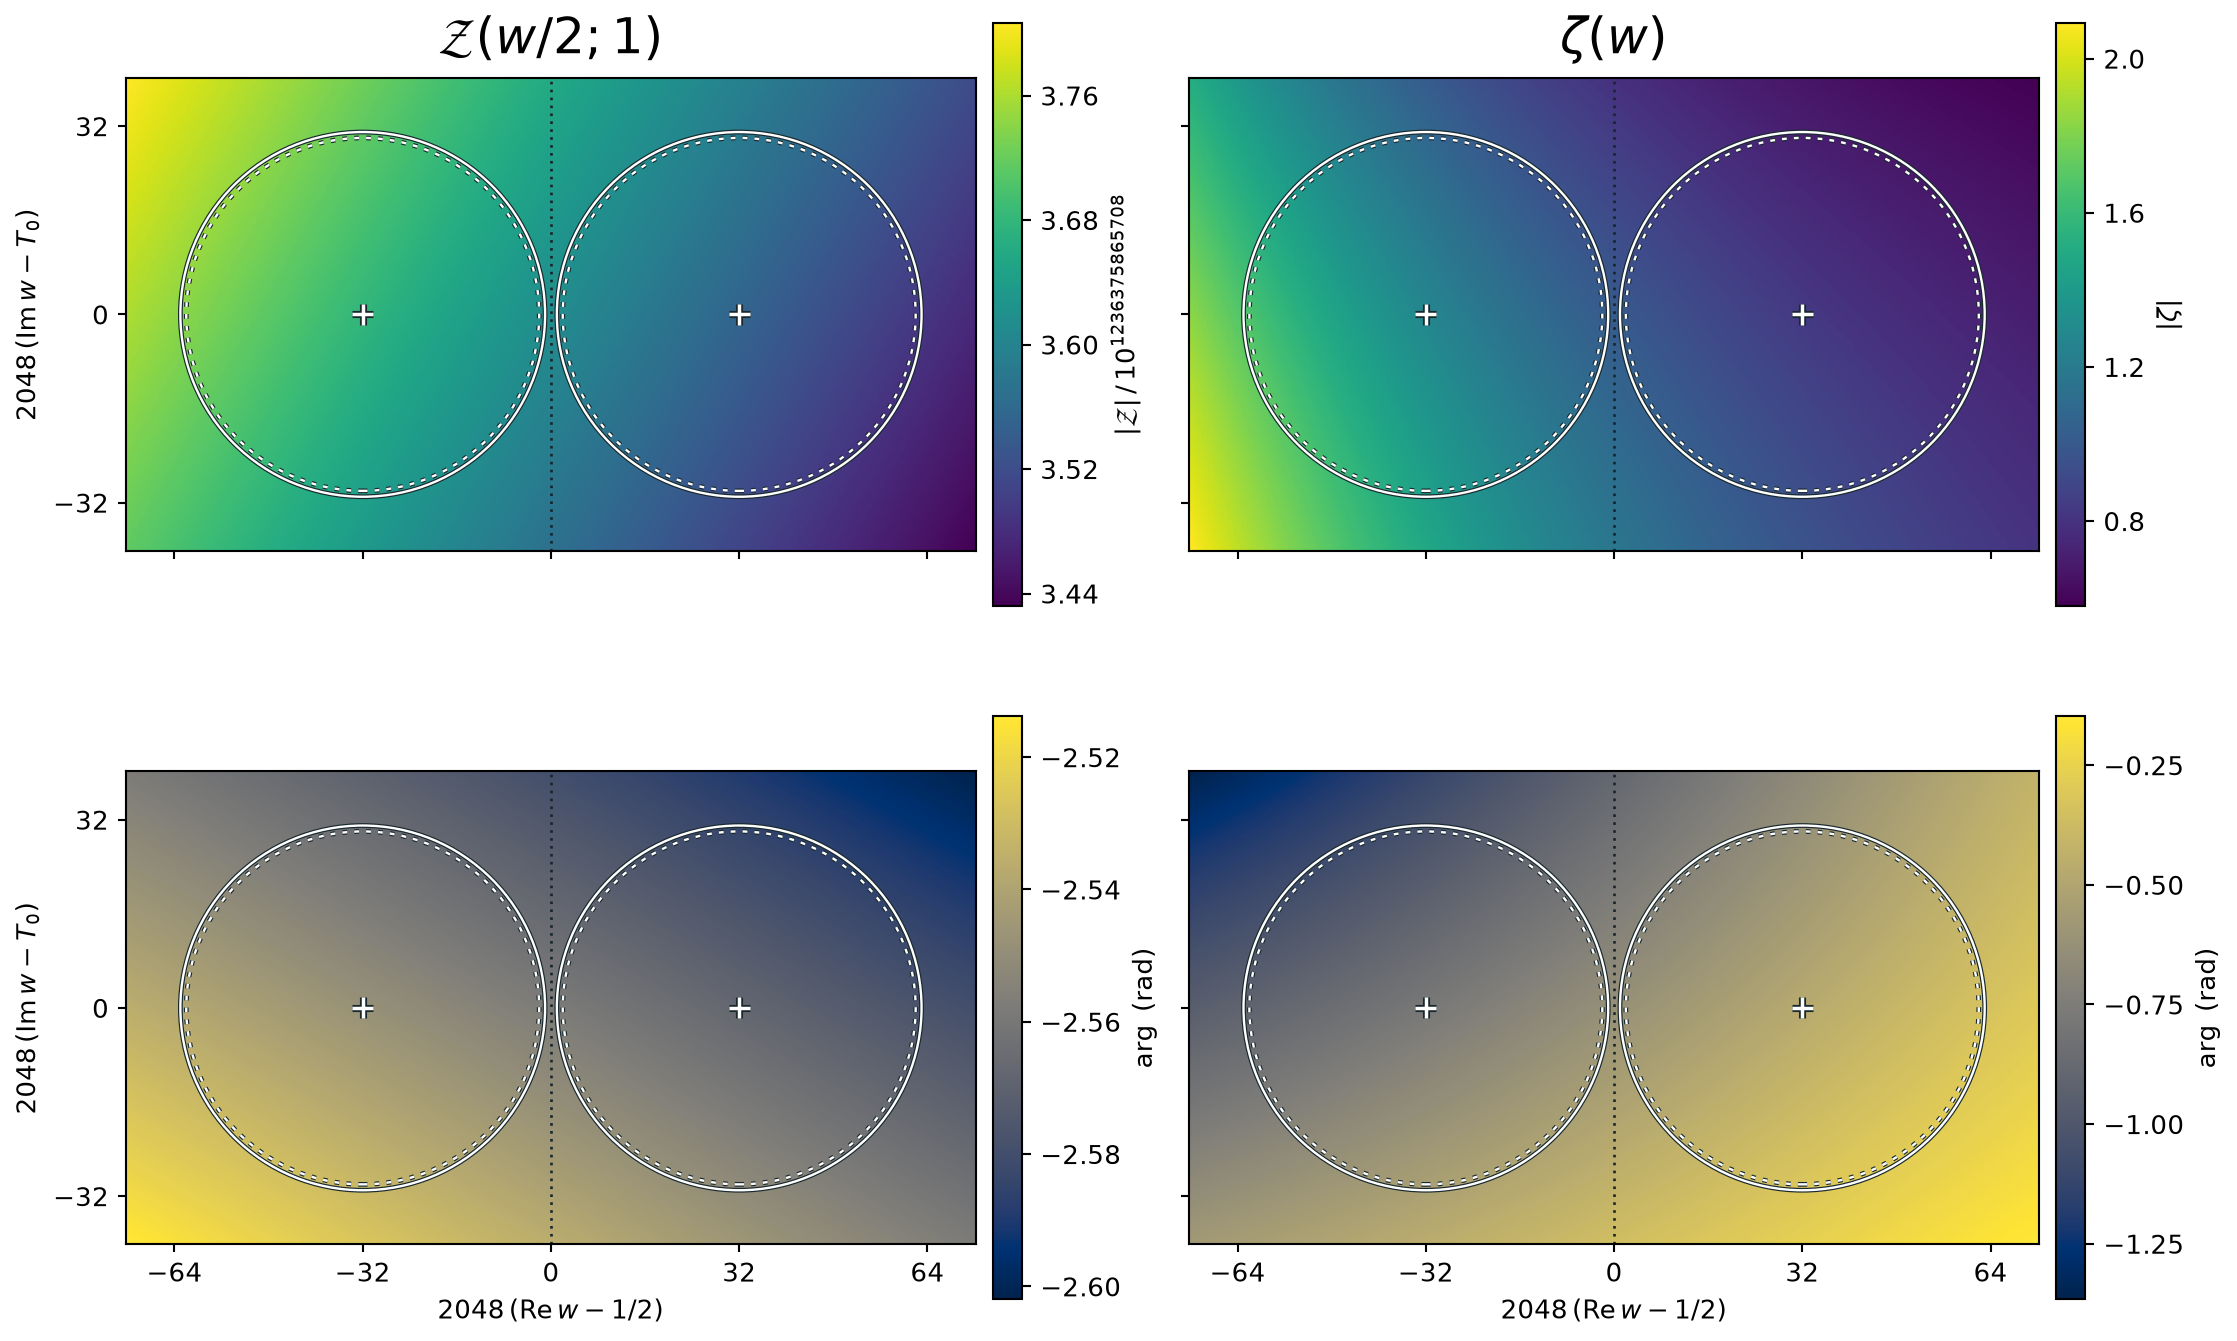

Reproduce this figure in Python.
"""Map Z(w/2;1) and ordinary zeta(w) over the same two Dottie measuring disks.

Run with Python 3, python-flint 0.9.0, NumPy, and Matplotlib. This calculation
uses the root enclosure from reflected-modulus-contrast.py. The numerical data
for ordinary zeta come from FLINT's zeta evaluator at the actual height.
"""
from importlib import import_module
import json
from pathlib import Path

from flint import acb, arb, ctx, fmpq
import numpy as np


N = 64
SCALE = 2048
XMAX, YMAX = 72, 40                 # ticks are in 1/2048 input-plane units
OUT = Path(__file__).resolve().parent


def cauchy_interpolant(w0):
    sample_radius, majorant_radius, extent = arb(1)/10, arb(3)/10, arb(1)/20
    assert acb(arb(XMAX)/SCALE, arb(YMAX)/SCALE).abs_upper() < extent
    # On |w-w0|=3/10, Re w >= 1/5. The floor-integral identity bounds
    # |zeta(w)| <= |w/(w-1)|+|w|/Re(w). The same inequality holds inside.
    assert w0.real == arb(1)/2 and fmpq(1,2)-fmpq(3,10) == fmpq(1,5)
    assert w0.imag - majorant_radius > 1
    z_bound = arb(2) + 5*(w0.abs_upper() + majorant_radius)
    assert z_bound < 3 * 10**13
    unit_roots = [acb(0, 2*arb.pi()*k/N).exp() for k in range(N)]
    samples = [(w0 + sample_radius * root).zeta() for root in unit_roots]
    # Coefficients multiply ((w-w0)/sample_radius)^j. Positive Fourier
    # aliases at j+N,j+2N,... are explicitly included in the uniform error.
    coeff = [sum((samples[k] * unit_roots[(-k*j) % N] for k in range(N)), acb(0))/N
             for j in range(N)]
    x = extent / majorant_radius
    q = sample_radius / majorant_radius
    error = z_bound / (1-x) * (x**N + q**N/(1-q**N))
    assert error < arb("1e-16")
    eps = arb(0, error.upper())
    def evaluate(offset):
        point = offset / sample_radius
        p = acb(0)
        for c in reversed(coeff):
            p = p * point + c
        return p + acb(eps, eps)
    return evaluate, coeff, error


def calculate():
    ctx.prec = 288
    ratio = fmpq(4749479070945369, 10**23)/fmpq(509892982511772, 10**15)
    td = arb.pi() / (80*arb(ratio**2).log1p())
    w0 = acb(arb(1)/2, td-arb(1)/512)
    root = import_module("reflected-modulus-contrast").first_root()
    logu = root.log()
    # Each displayed w lies within the scope of band_absolute_error at s=w/2.
    height = (w0.imag + arb(0, arb(YMAX)/SCALE))/2
    sigma = (w0.real + arb(0, arb(XMAX)/SCALE))/2
    assert sigma > fmpq(7,32) and sigma < fmpq(9,32) and height > 100
    rel_log = (70*(height+2)).log()+(arb(11)/10-2*logu.imag)*height+2*sigma*logu.real
    assert rel_log < -155258110290 * arb(10).log()
    ell0 = -w0 * logu
    exponent = int((ell0.real/arb(10).log()).floor().unique_fmpz())
    scaled_center = acb(ell0.real-exponent*arb(10).log(), ell0.imag).exp()
    # Bound the true value after scaling on the complete window. Tiny error
    # is conservatively enlarged for display instead of pretending it is zero.
    leading_scaled_max = abs(scaled_center)*(arb(1)/20*abs(logu)).exp()
    assert leading_scaled_max < 10
    eps = arb(0, arb("1e-48"))
    def spectral(offset):
        return scaled_center * (-offset*logu).exp() + acb(eps, eps)

    ordinary, coeff, cauchy_error = cauchy_interpolant(w0)
    checks = {}
    for name,x,y in [("middle_of_window",0,0),("left_west",-63,0),("left_center",-32,0),
                     ("left_east",-1,0),("right_west",1,0),("right_center",32,0),
                     ("right_east",63,0),("right_north",32,31),("left_south",-32,-31)]:
        d = acb(arb(x)/SCALE, arb(y)/SCALE)
        direct_zeta = (w0+d).zeta()
        interpolation = ordinary(d)
        assert interpolation.contains(direct_zeta)
        z_ball = spectral(d)
        checks[name] = dict(x=x, y=y, zeta=direct_zeta.str(20),
                            zeta_abs=abs(direct_zeta).str(20), zeta_arg_rad=direct_zeta.arg().str(20),
                            scaled_super_zeta=z_ball.str(20), scaled_super_abs=abs(z_ball).str(20),
                            super_arg_rad=z_ball.arg().str(20))
    # Cover a full rectangle by complex interval evaluation of every 2x2
    # cell; in particular a branch cut cannot create a spurious color jump.
    residual_lower = arb(100)
    for x in range(-XMAX+1,XMAX,2):
        for y in range(-YMAX+1,YMAX,2):
            d = acb(arb(x,1)/SCALE, arb(y,1)/SCALE)
            ordinary_cell, super_cell = ordinary(d), spectral(d)
            assert ordinary_cell.real > 0 and super_cell.real < 0 and super_cell.imag < 0
            a, b = abs(ordinary_cell), abs(super_cell)
            assert a > arb("0.25") and b > arb(3)
            w = w0 + d
            prefactor = 2 * acb(arb.pi())**(-w) * (acb(2)**w - 1)
            cell_lower = (abs(prefactor) * a).lower()
            if cell_lower < residual_lower:
                residual_lower = cell_lower
    residual_millis = int((residual_lower * 1000).floor().unique_fmpz())
    assert residual_millis >= 1171 and residual_lower > arb(residual_millis) / 1000
    units = "1/2048 of a w-coordinate unit"
    data = dict(field="w = 1/2 + i(T_D-1/512) + (x+iy)/2048",
                domain=dict(horizontal=[-XMAX,XMAX],vertical=[-YMAX,YMAX],units=units),
                circle_centers=[[-32,0],[32,0]], circle_radii=dict(inner=30,outer=31),
                height=w0.imag.str(40), left_plot_scaling_power_of_ten=exponent,
                compared_functions=["original Z(w/2;1)","ordinary zeta(w)"],
                spectral_relative_error_less_than="10^(-155258110290)",
                zeta_cauchy=dict(samples=N,sample_radius="1/10",majorant_radius="3/10",
                      evaluation_radius="1/20",absolute_truncation_and_alias_error=cauchy_error.str(12)),
                whole_rectangle=dict(cells=2*XMAX//2*(2*YMAX//2), cell_dimensions=[2,2],
                        ordinary_abs_lower="0.25", scaled_super_abs_lower="3",
                        abs_super_zeta_minus_mellin_correction_lower=f"{residual_millis}/1000",
                        ordinary_real="positive",scaled_super_real_and_imag="both negative"),
                direct_arb_checks=checks)
    return data, scaled_center, logu, coeff


def make_figure(data, scaled_center, logu, coeff):
    import matplotlib
    matplotlib.use("Agg")
    import matplotlib.pyplot as plt
    import matplotlib.patheffects as pe
    from matplotlib.ticker import MaxNLocator
    from matplotlib.patches import Circle
    def midpoint(z):
        return complex(float(z.real.mid()),float(z.imag.mid()))
    x, y = np.linspace(-XMAX,XMAX,361), np.linspace(-YMAX,YMAX,201)
    xx, yy = np.meshgrid(x,y)
    offset = (xx+1j*yy)/SCALE
    z = midpoint(scaled_center)*np.exp(-offset*midpoint(logu))
    ordinary = np.polynomial.polynomial.polyval(10*offset, [midpoint(c) for c in coeff])
    fig, axes = plt.subplots(2,2, figsize=(11.7,7.3), sharex=True, sharey=True,
                             layout="constrained")
    expn = data["left_plot_scaling_power_of_ten"]
    names = [r"$\mathcal{Z}(w/2;1)$",r"$\zeta(w)$"]
    for col, values in enumerate([z,ordinary]):
        axes[0,col].set_title(names[col],fontsize=19,pad=9)
        for row, vals in enumerate([abs(values),np.angle(values)]):
            ax = axes[row,col]
            pal = "viridis" if row == 0 else "cividis"
            image = ax.pcolormesh(x,y,vals,cmap=pal,shading="auto",rasterized=True)
            for c in [-32,32]:
                # White/black strokes make both annulus edges visible across colors.
                for rad,ls in [(31,"-"),(30,(0,(2,3)))]:
                    circle = Circle((c,0),rad,fill=False,ec="white",lw=0.9,ls=ls)
                    circle.set_path_effects([pe.withStroke(linewidth=1.8,foreground="#19292e")])
                    ax.add_patch(circle)
                mark, = ax.plot(c,0,'+',c='white',ms=8,mew=1.3)
                mark.set_path_effects([pe.withStroke(linewidth=2.7,foreground="#19292e")])
            ax.axvline(0,c="#17252c",lw=1,ls=(0,(1,2)))
            bar = fig.colorbar(image,ax=ax,location="right",shrink=.86,pad=.02)
            bar.ax.yaxis.set_major_locator(MaxNLocator(5))
            if row == 0 and col == 0:
                title = r"$|\mathcal{Z}|\,/\,10^{"+str(expn)+"}$"
            elif row == 0:
                title = r"$|\zeta|$"
            else:
                title = r"$\arg$ (rad)"
            bar.set_label(title)
            ax.set_aspect("equal")
            ax.set_xticks([-64,-32,0,32,64])
            ax.set_yticks([-32,0,32])
            ax.tick_params(length=3)
    for ax in axes[-1]:
        ax.set_xlabel(r"$2048\,(\mathrm{Re}\,w-1/2)$")
    for ax in axes[:,0]:
        ax.set_ylabel(r"$2048\,(\mathrm{Im}\,w-T_0)$")
    fig.savefig(OUT/"side-by-side.png",dpi=190,bbox_inches="tight",pad_inches=.08)
    plt.close(fig)


if __name__ == "__main__":
    record, scaled_center, logu, coeff = calculate()
    (OUT/"side-by-side.json").write_text(json.dumps(record,indent=2)+"\n", encoding="utf8")
    make_figure(record, scaled_center, logu, coeff)
    print("Checked all four panel fields, the full rectangle, and nine direct zeta evaluations.")
